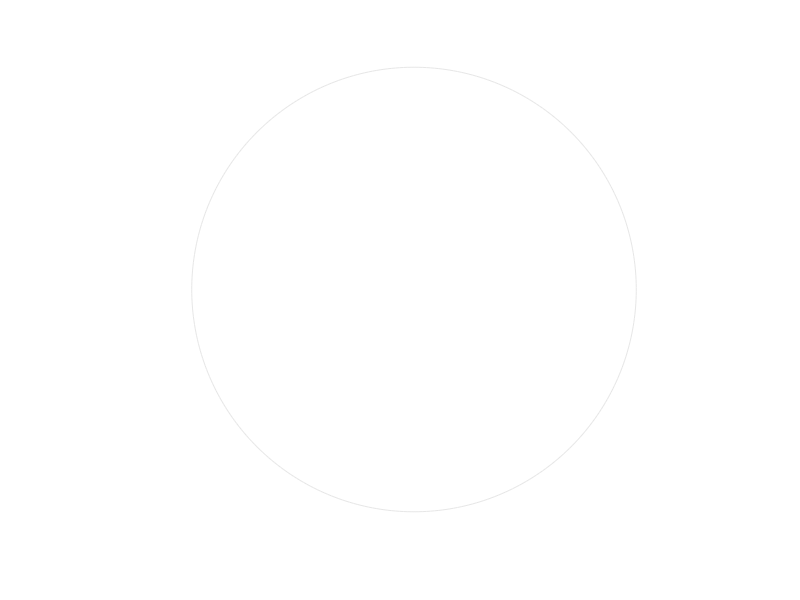

Reproduce this figure in MATLAB. (Note: this script raises an error after producing the figure.)
function drawNetwork ( matrix, cfg )

% drawNetwork ( matrix, cfg )
% 
% 'config' is an struture with fields:
% * handle (axes handler). Handle of the axes where the plot must be drawn.
% * label (nx1 cell). The name of the nodes.
% * width (number or false). Width of the lines.
% * shadow (true or false). To draw the shadow of the lines.

if nargin == 0
    matrix = randn ( 21 );
    matrix ( abs ( matrix ) < 2 ) = 0;
end

if nargin < 2
    cfg = struct;
end

if ~isfield ( cfg, 'label' )
    label = cellfun ( @(x) sprintf ( 'Area %2.0f', x ), num2cell ( 1: length ( matrix ) ), 'UniformOutput', false );
else
    label = cfg.label;
end


% Gets the number of nodes.
nodes  = size ( matrix, 1 );

% Draws the N nodes linearly spaced over a circunference.
angles = linspace ( pi, -pi, nodes + 1 );
angles = angles ( 1: end - 1 ) - pi / 2 - pi / nodes;

if isfield ( cfg, 'handle' )
    ahandle = cfg.handle;
else
    figure
    set ( gcf, 'Position', get ( gcf, 'Position' ) .* [ 1 1 0 0 ] + [ 0 0 500 500 ] );
    ahandle = axes ( gcf );
end
hold ( ahandle, 'on' )
axis ( ahandle, 'equal', 'off' )
xlim ( ahandle, [ -1.1 1.1 ] )
ylim ( ahandle, [ -1.1 1.1 ] )

% Draws the circle.
th = linspace ( -pi, pi, 360 );
x  = cos ( th );
y  = sin ( th );

plot ( ahandle, x, y, 'Color', [ .9 .9 .9 ] );


% Gets the list of active conections.
[ node1, node2 ] = find ( matrix );

% Removes the diagonal and the lower triangular.
remove = node1 >= node2;
node1  = node1 ( ~remove );
node2  = node2 ( ~remove );

% Goes through each conexion.
for lindex = 1: numel ( node1 )
    
    % Defines the extremes of the arc.
    x1 = cos ( angles ( node1 ( lindex ) ) );
    y1 = sin ( angles ( node1 ( lindex ) ) );
    x2 = cos ( angles ( node2 ( lindex ) ) );
    y2 = sin ( angles ( node2 ( lindex ) ) );
    
    % Finds the center and radius of the arc.
    x0 = -( y1 - y2 ) / ( x1 * y2 - y1 * x2 );
    y0 =  ( x1 - x2 ) / ( x1 * y2 - y1 * x2 );
    r  = sqrt ( x0 ^ 2 + y0 ^ 2 - 1 );
    
    % If the radius is greater than 1000 writes a rect line.
    if r > 1e3
        
        % Draws the shadow of the rect, if required.
        if cfg.shadow
            shandle = line ( ahandle, linspace ( x1, x2, 50 ), linspace ( y1, y2, 50 ) );
        end
        
        % Draws the rect.
        lhandle = line ( ahandle, linspace ( x1, x2, 50 ), linspace ( y1, y2, 50 ) );
        
    % Otherwise calculates the arc.
    else
        
        % Defines the extreme angles of the arc.
        th1 = atan2 ( y1 - y0, x1 - x0 );
        th2 = atan2 ( y2 - y0, x2 - x0 );
        
        if x1 >= 0 && x2 >= 0
            % ensure the arc is within the unit disk
            theta = [linspace(max(th1,th2),pi,50),...
                linspace(-pi,min(th1,th2),50)].';
        else
            theta = linspace ( th1, th2 );
        end
        
        % Draws the shadow of the arc, if required.
        if cfg.shadow
            shandle = line ( ahandle, r * cos ( theta ) + x0, r * sin ( theta ) + y0 );
        end
        
        % Draws the arc.
        lhandle = line ( ahandle, r * cos ( theta ) + x0, r * sin ( theta ) + y0 );
    end
    
    % Modifies the width, if required.
    if cfg.width
        set ( lhandle, 'LineWidth', cfg.width );
    end
    
    % Sets the link color.
    if matrix ( node1 ( lindex ), node2 ( lindex ) ) > 0
        
        if cfg.shadow
            set ( shandle, 'Color', [ 1 .7 .7 ], 'LineWidth', 3 );
        end
        
        set ( lhandle, 'Color', [ 1 0 0 ] );
    else
        
        if cfg.shadow
            set ( shandle, 'Color', [ .7 .7 1 ], 'LineWidth', 3 );
        end
        
        set ( lhandle, 'Color', [ 0 0 1 ] );
    end
    
    % If version greater than 8.4 uses transparency.
    if cfg.shadow && ~verLessThan ( 'matlab', '8.4' )
        set ( shandle, 'Color', cat ( 2, get ( lhandle, 'Color' ), .3 ), 'LineWidth', 3 );
    end
end


% Draws the nodes over the link lines.
for nindex = 1: nodes
    
    % Gets the x and y coordinates.
    x = cos ( angles ( nindex ) );
    y = sin ( angles ( nindex ) );
    nhandle = plot ( ahandle, x, y );
    
    set ( nhandle, 'Marker', 'o' );
    set ( nhandle, 'MarkerEdgeColor', [ 0 0 0 ] );
    set ( nhandle, 'MarkerFaceColor', [ 0 0 0 ] );
    
    % Creates the text label.
    lhandle = text ( ahandle, x * 1.1, y * 1.1, label { nindex } );
    
    % Rotates the text label.
    % Clockwise for negative values of x.
    if x < 0
        set ( lhandle, 'HorizontalAlignment', 'right' );
        set ( lhandle, 'Rotation', 180 * angles ( nindex ) / pi - 180 );
        set ( lhandle, 'FontSize', 9 );
        
    % Counterclockwise otherwise.
    else
        set ( lhandle, 'HorizontalAlignment', 'left' );
        set ( lhandle, 'Rotation', 180 * angles ( nindex ) / pi );
        set ( lhandle, 'FontSize', 9 );
    end
end
